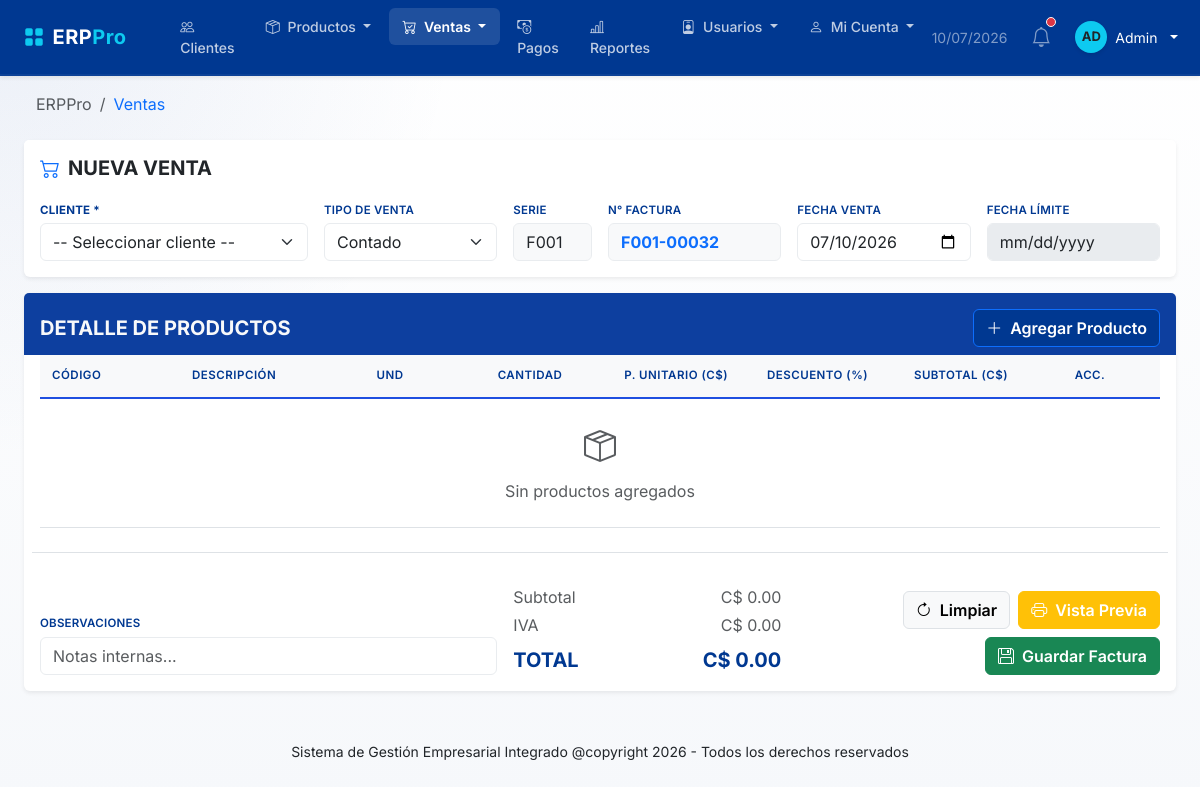
/ventas (signed in), run on the app's committed database.
### models/usuario.py (models this page shows, shortened)
class Usuario(UserMixin, db.Model):
    __tablename__ = "usuarios"
    id = db.Column(
        db.Integer,
        primary_key=True
    )
    username = db.Column(
        db.String(50),
        unique=True,
        nullable=False
    )
    password_hash = db.Column(
        db.String(255),
        nullable=False
    )
    rol_id = db.Column(
        db.Integer,
        db.ForeignKey("roles.id"),
        nullable=False
    )
    cliente_id = db.Column(
        db.Integer,
        db.ForeignKey("clientes.id"),
        nullable=True
    )
    estado = db.Column(
        db.Boolean,
        default=True
    )
    debe_cambiar_password = db.Column(
        db.Boolean,
        nullable=False,
        default=False
    )
    created_at = db.Column(
        db.DateTime,
        default=lambda: datetime.now(UTC)
    )
    updated_at = db.Column(
        db.DateTime,
        default=lambda: datetime.now(UTC),
        onupdate=lambda: datetime.now(UTC)
    )
    rol = db.relationship(
        "Rol",
        back_populates="usuarios"
    )
    cliente = db.relationship(
        "Cliente",
        back_populates="usuario"
    )
    ventas = db.relationship(
        "Venta",
        back_populates="usuario",
        lazy=True
    )
    pagos = db.relationship(
        "Pago",
        back_populates="usuario",
        lazy=True
    )

### models/empresa.py (models this page shows)
class Empresa(db.Model):
    __tablename__ = "empresa"
    id = db.Column(db.Integer, primary_key=True)
    razon_social = db.Column(db.String(150), nullable=False)
    ruc = db.Column(db.String(30), nullable=True)
    tipo_empresa = db.Column(db.String(20), nullable=True)
    direccion = db.Column(db.String(250), nullable=True)
    ciudad = db.Column(db.String(100), nullable=True)
    telefono = db.Column(db.String(30), nullable=True)
    email = db.Column(db.String(120), nullable=True)
    sitio_web = db.Column(db.String(150), nullable=True)
    regimen = db.Column(db.String(80), nullable=True)
    serie_factura = db.Column(db.String(20), nullable=False, default="F001")
    correlativo = db.Column(db.String(20), nullable=False, default="00034")
    iva = db.Column(db.Numeric(5, 2), nullable=False, default=15)
    logo = db.Column(db.String(200), nullable=True)
    estado = db.Column(db.Boolean, nullable=False, default=True)
    created_at = db.Column(db.DateTime, default=lambda: datetime.now(UTC))
    updated_at = db.Column(
        db.DateTime,
        default=lambda: datetime.now(UTC),
        onupdate=lambda: datetime.now(UTC)
    )

### routes/ventas.py (the view)
@ventas_bp.route("/ventas",methods=["GET"])
@login_required
@roles_required("ADMIN", "VENDEDOR")
def ventas():
    clientes = Cliente.query.order_by(Cliente.nombres.asc()).all()
    productos = Producto.query.filter(Producto.stock > 0).all()
    numero_factura = generar_numero_factura()
    fecha_actual = datetime.now().strftime("%Y-%m-%d")
    empresa = Empresa.query.first()
    descuento_maximo = float(current_user.rol.descuento_maximo or 0)
    return render_template(
        "ventas/ventas.html",
        clientes=clientes,
        productos=productos,
        numero_factura=numero_factura,
        fecha_actual=fecha_actual,
        descuento_maximo=descuento_maximo,
        empresa=empresa
    )

### templates/ventas/ventas.html (shortened to what this page needs)
{% extends "base.html" %}
{% block extra_css %}
<link rel="stylesheet" href="{{ url_for('static', filename='css/ventas.css') }}">
{% endblock %}
{% block content %}
<div class="container-fluid py-3">
    <nav aria-label="breadcrumb">
        <ol class="breadcrumb mb-2">
            <li class="breadcrumb-item"><a href="#" class="text-decoration-none text-muted">ERPPro</a></li>
            <li class="breadcrumb-item active text-primary" aria-current="page">Ventas</li>
        </ol>
    </nav>
</div>
<div class="card border-0 shadow-sm mb-3">
    <div class="card-header bg-white border-0 pt-3 pb-0">
        <h5 class="card-title mb-0 fw-bold text-dark d-flex align-items-center">
            <i class="bi bi-cart2 me-2 text-primary"></i>NUEVA VENTA
        </h5>
    </div>
    <div class="card-body">
        <form id="formVenta">
            <div class="row g-3 align-items-end">
                <div class="col-md-3">
                    <label class="form-label text-xs fw-bold text-blue mb-1">CLIENTE *</label>
                    <select class="form-select border-light-subtle" id="cliente_id" name="cliente_id" required>
                        <option value="">-- Seleccionar cliente --</option>
                    </select>
                </div>
                <div class="col-md-2">
                    <label class="form-label text-xs fw-semibold text-blue mb-1">TIPO DE VENTA</label>
                    <select class="form-select border-light-subtle" id="tipo_venta" name="tipo_venta">
                        <option value="CONTADO">Contado</option>
                    </select>
                </div>
                <div class="col-md-1">
                    <label class="form-label text-xs fw-semibold text-blue mb-1">SERIE</label>
                    <input type="text" class="form-control border-light-subtle bg-light" id="serie_factura" name="serie_factura"
                        value="{{ empresa.serie_factura if empresa else 'F001' }}" readonly>
                </div>
                <div class="col-md-2">
                    <label class="form-label text-xs fw-semibold text-blue mb-1">N° FACTURA</label>
                    <input type="text" class="form-control border-light-subtle bg-light text-primary fw-bold" id="numero_factura" name="numero_factura"
                        value="{{ numero_factura }}" readonly>
                </div>
                <div class="col-md-2">
                    <label class="form-label text-xs fw-semibold text-blue mb-1">FECHA VENTA</label>
                    <input type="date" class="form-control border-light-subtle" id="fecha_venta" name="fecha_venta"
                        value="{{ fecha_actual }}">
                </div>
                <div class="col-md-2">
                    <label class="form-label text-xs fw-semibold text-blue mb-1">FECHA LÍMITE</label>
                    <input type="date" class="form-control border-light-subtle" id="fecha_limite"
                        name="fecha_limite_credito">
                </div>
            </div>
        </form>
    </div>
</div>
<div class="card border-0 shadow-sm">
    <div class="card-header bg-blue border-0 pt-3 pb-2 d-flex justify-content-between align-items-center">
        <h5 class="card-title mb-0 fw-bold text-light text-uppercase">
            DETALLE DE PRODUCTOS
        </h5>
        <button type="button" class="btn btn-primary fw-semibold d-flex align-items-center gap-2"
            id="btnAgregarProducto" data-bs-toggle="modal" data-bs-target="#modalProductos">
            <i class="bi bi-plus-lg"></i> Agregar Producto
        </button>
    </div>
    <div class="card-body pt-0">
        <div class="table-responsive">
            <table class="table align-middle table-hover tabla-detalle-ventas">
                <thead class="bg-secondary text-muted text-xs fw-bold">
                    <tr>
                        <th>CÓDIGO</th>
                        <th>DESCRIPCIÓN</th>
                        <th class="text-center">UND</th>
                        <th class="text-center">CANTIDAD</th>
                        <th class="text-end">P. UNITARIO (C$)</th>
                        <th class="text-end">DESCUENTO (%)</th>
                        <th class="text-end">SUBTOTAL (C$)</th>
                        <th class="text-center">ACC.</th>
                    </tr>
                </thead>
                <tbody id="detalleVentaBody"></tbody>
            </table>
        </div>
        <div class="row g-3 align-items-end border-top pt-3 mt-2">
            <div class="col-md-5">
                <label class="form-label text-xs fw-semibold text-blue mb-1">OBSERVACIONES</label>
                <input type="text" id="observaciones" class="form-control border-light-subtle"
                    placeholder="Notas internas...">
            </div>
            <div class="col-md-3 ms-auto">
                <div class="d-flex justify-content-between text-muted mb-1">
                    <span>Subtotal</span>
                    <span id="subtotalVenta">C$ 0.00</span>
                </div>
                <div class="d-flex justify-content-between text-muted mb-2">
                    <span>IVA</span>
                    <span id="ivaVenta">C$ 0.00</span>
                </div>
                <div class="d-flex justify-content-between fw-bold fs-5 text-blue">
                    <span>TOTAL</span>
                    <span id="totalVenta">C$ 0.00</span>
                </div>
            </div>
            <div class="col-md-4">
                <div class="d-flex justify-content-end gap-2 flex-wrap">
                    <button type="button" class="btn btn-light border fw-semibold" id="btnLimpiarVenta">
                        <i class="bi bi-arrow-clockwise me-1"></i> Limpiar
                    </button>
                    <button type="button" class="btn btn-warning text-white fw-semibold" id="btnVistaPrevia">
                        <i class="bi bi-printer me-1"></i> Vista Previa
                    </button>
                    <button type="button" class="btn btn-success fw-semibold" id="btnGuardar">
                        <i class="bi bi-floppy me-1"></i> Guardar Factura
                    </button>
                </div>
            </div>
        </div>
    </div>
</div>
{% endblock %}

### templates/base.html (shortened to what this page needs)
<!DOCTYPE html>
<html lang="es">
<head>
    <link href="https://cdn.jsdelivr.net/npm/bootstrap@5.3.3/dist/css/bootstrap.min.css" rel="stylesheet">
    <link rel="stylesheet" href="https://cdn.jsdelivr.net/npm/bootstrap-icons@1.11.3/font/bootstrap-icons.min.css">
    <link rel="stylesheet" href="{{ url_for('static', filename='css/login.css') }}">
    <link rel="stylesheet" href="{{ url_for('static', filename='css/base.css') }}">
    {% block extra_css %}
    {% endblock %}
    <link href="https://cdn.jsdelivr.net/npm/select2@4.1.0-rc.0/dist/css/select2.min.css" rel="stylesheet" />
</head>
<body>
    {% set rol_actual = current_user.rol.nombre.upper() if current_user.is_authenticated and current_user.rol else '' %}
    <nav class="navbar navbar-expand-lg  navbar-custom py-2 shadow-sm">
        <div class="container-fluid px-4">
            <a class="navbar-brand d-flex align-items-center gap-2 fw-bold" href="{{ url_for('dashboard') }}">
                <i class="bi bi-grid-fill text-info"></i>
                <span class="logo-text">ERP<span class="text-info">Pro</span></span>
            </a>
            <div class="collapse navbar-collapse" id="navbarContenido">
                <ul class="navbar-nav me-auto mb-2 mb-lg-0 gap-1 ms-lg-4">
                    {% if rol_actual == 'ADMIN' %}
                    <li class="nav-item">
                        <a class="nav-link {% if request.endpoint == 'clientes.clientes' %}active{% endif %}"
                            href="{{ url_for('clientes.clientes') }}">
                            <i class="bi bi-people me-1"></i> Clientes
                        </a>
                    </li>
                    {% endif%}
                    {% if rol_actual == 'ADMIN' %}
                    <li class="nav-item dropdown">
                        <a class="nav-link dropdown-toggle {% if request.endpoint in ['productos.productos', 'categorias.categorias'] %}active{% endif %}"
                            href="#" role="button" data-bs-toggle="dropdown">
                            <i class="bi bi-box-seam me-1"></i> Productos
                        </a>
                    </li>
                    {% endif %}
                    {% if rol_actual in ['ADMIN', 'VENDEDOR'] %}
                    <li class="nav-item dropdown">
                        <a class="nav-link dropdown-toggle {% if request.endpoint in ['ventas.ventas', 'ventas.historial_ventas'] %}active{% endif %}"
                            href="#" role="button" data-bs-toggle="dropdown">
                            <i class="bi bi-cart-check me-1"></i> Ventas
                        </a>
                    </li>
                    <li class="nav-item">
                        <a class="nav-link {% if request.endpoint == 'pagos.pagos' %}active{% endif %}"
                            href="{{ url_for('pagos.pagos') }}">
                            <i class="bi bi-cash-coin me-1"></i> Pagos
                        </a>
                    </li>
                    <li class="nav-item">
                        <a class="nav-link {% if request.endpoint == 'reportes.financiero' %}active{% endif %}" href="{{ url_for('reportes.financiero') }}">
                            <i class="bi bi-bar-chart-line me-1"></i> Reportes
                        </a>
                    </li>
                    {% endif %}
                    {% if rol_actual == 'ADMIN' %}
                    <li class="nav-item dropdown">
                        <a class="nav-link dropdown-toggle {% if request.endpoint in ['roles.roles'] %}active{% endif %}"
                            href="#" role="button" data-bs-toggle="dropdown">
                            <i class="bi bi-person-badge me-1"></i> Usuarios
                        </a>
                    </li>
                    <li class="nav-item dropdown">
                        <a class="nav-link dropdown-toggle {% if request.endpoint in ['empresa.informacion_empresa'] %}active{% endif %}"
                            href="#" role="button" data-bs-toggle="dropdown">
                            <i class="bi bi-person me-1"></i> Mi Cuenta
                        </a>
                    </li>
                    {%endif%}
                    {% if current_user.is_authenticated %}
                    <div class="d-flex align-items-center gap-3 ms-auto">
                        <span id="currentDate" class="text-white-50 small me-2 d-none d-lg-inline"></span>
                        <div class="position-relative cursor-pointer text-white-50 hover-white me-2">
                            <i class="bi bi-bell fs-5"></i>
                            <span
                                class="position-absolute top-0 start-100 translate-middle p-1 bg-danger border border-light rounded-circle"></span>
                        </div>
                        <div class="dropdown">
                            <a href="#"
                                class="d-flex align-items-center text-white text-decoration-none dropdown-toggle gap-2"
                                role="button" data-bs-toggle="dropdown">
                                <div class="avatar bg-info text-dark rounded-circle d-flex align-items-center justify-content-center fw-bold text-xs"
                                    style="width: 32px; height: 32px; font-size: 13px;">
                                    {{ current_user.username[:2].upper() }}
                                </div>
                                <span class="small d-none d-sm-inline">{{ current_user.username.title() }}</span>
                            </a>
                        </div>
                    </div>
                    {% endif %}
            </div>
        </div>
    </nav>
    <main class="container-fluid px-4 ">
        {% block content %}
        {% endblock %}
    </main>
    <footer class="text-center mt-5 mb-3">
        <small>
            Sistema de Gestión Empresarial Integrado @copyright 2026 - Todos los derechos reservados
        </small>
    </footer>
</body>
</html>

### data on the page
Usuario: username "AD", username "Admin"
Empresa: serie_factura "F001"
